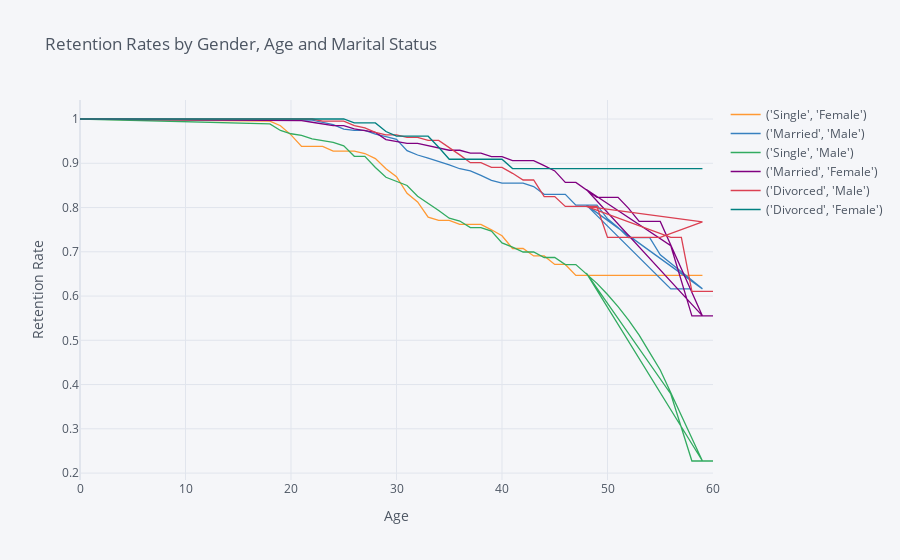

The notebook cell this image was saved under:
### Code cell
rates = survival(data, 'Gender_MaritalStatus', 'Age', 'Attrition')

rates.iplot(kind='line', xTitle='Age', yTitle='Retention Rate',
            title='Retention Rates by Gender, Age and Marital Status')

### Figure 1 — Plotly figure (JSON) as saved in the notebook; plotly's stock layout.template omitted (floating-point values rounded to 4 significant figures)
{"data": [{"line": {"color": "rgba(255, 153, 51, 1.0)", "dash": "solid", "shape": "linear", "width": 1.3}, "mode": "lines", "name": "('Single', 'Female')", "text": "", "type": "scatter", "x": [0, 18, 19, 20, 21, 22, 23, 24, 25, 26, 27, 28, 29, 30, 31, 32, 33, 34, 35, 36, 37, 38, 39, 40, 41, 42, 43, 44, 45, 46, 47, 49, 50, 51, 52, 53, 54, 55, 59, 48, 56, 57, 58, 60], "y": [1, 0.995, 0.9848, 0.9641, 0.9381, 0.9381, 0.9381, 0.9275, 0.9275, 0.9275, 0.922, 0.9106, 0.8874, 0.8697, 0.8322, 0.8125, 0.7781, 0.7709, 0.7709, 0.7619, 0.7619, 0.7619, 0.7497, 0.7363, 0.7074, 0.7074, 0.6906, 0.6906, 0.6714, 0.6714, 0.6465, 0.6465, 0.6465, 0.6465, 0.6465, 0.6465, 0.6465, 0.6465, 0.6465, "", "", "", "", ""]}, {"line": {"color": "rgba(55, 128, 191, 1.0)", "dash": "solid", "shape": "linear", "width": 1.3}, "mode": "lines", "name": "('Married', 'Male')", "text": "", "type": "scatter", "x": [0, 18, 19, 20, 21, 22, 23, 24, 25, 26, 27, 28, 29, 30, 31, 32, 33, 34, 35, 36, 37, 38, 39, 40, 41, 42, 43, 44, 45, 46, 47, 49, 50, 51, 52, 53, 54, 55, 59, 48, 56, 57, 58, 60], "y": [1, 0.9988, 0.9988, 0.9988, 0.9988, 0.9975, 0.9925, 0.9874, 0.977, 0.9743, 0.9743, 0.9659, 0.96, 0.954, 0.9286, 0.9187, 0.9116, 0.9043, 0.8964, 0.8876, 0.8828, 0.8726, 0.8614, 0.8553, 0.8553, 0.8553, 0.8473, 0.8299, 0.8299, 0.8299, 0.8055, 0.8055, 0.7745, 0.7546, 0.7318, 0.7318, 0.7318, 0.6932, 0.6162, 0.8055, 0.6162, 0.6162, 0.6162, ""]}, {"line": {"color": "rgba(50, 171, 96, 1.0)", "dash": "solid", "shape": "linear", "width": 1.3}, "mode": "lines", "name": "('Single', 'Male')", "text": "", "type": "scatter", "x": [0, 18, 19, 20, 21, 22, 23, 24, 25, 26, 27, 28, 29, 30, 31, 32, 33, 34, 35, 36, 37, 38, 39, 40, 41, 42, 43, 44, 45, 46, 47, 49, 50, 51, 52, 53, 54, 55, 59, 48, 56, 57, 58, 60], "y": [1, 0.9889, 0.9741, 0.9667, 0.9629, 0.9552, 0.9513, 0.9474, 0.9395, 0.9156, 0.9156, 0.8903, 0.8684, 0.8592, 0.8497, 0.8254, 0.8099, 0.7935, 0.776, 0.7694, 0.7548, 0.7548, 0.7466, 0.7199, 0.7103, 0.6995, 0.6995, 0.6871, 0.6871, 0.6711, 0.6711, 0.6286, 0.6035, 0.576, 0.5457, 0.5116, 0.4723, 0.4329, 0.2273, 0.6519, 0.3788, 0.303, 0.2273, 0.2273]}, {"line": {"color": "rgba(128, 0, 128, 1.0)", "dash": "solid", "shape": "linear", "width": 1.3}, "mode": "lines", "name": "('Married', 'Female')", "text": "", "type": "scatter", "x": [0, 18, 19, 20, 21, 22, 23, 24, 25, 26, 27, 28, 29, 30, 31, 32, 33, 34, 35, 36, 37, 38, 39, 40, 41, 42, 43, 44, 45, 46, 47, 49, 50, 51, 52, 53, 54, 55, 59, 48, 56, 57, 58, 60], "y": [1, 0.9963, 0.9963, 0.9963, 0.9963, 0.9926, 0.9889, 0.9852, 0.9852, 0.9777, 0.9738, 0.9698, 0.9535, 0.9493, 0.9449, 0.9449, 0.94, 0.9349, 0.9294, 0.9294, 0.9228, 0.9228, 0.9151, 0.9151, 0.9058, 0.9058, 0.9058, 0.8946, 0.8827, 0.8568, 0.8568, 0.8231, 0.8231, 0.8231, 0.7981, 0.7686, 0.7686, 0.7686, 0.5551, 0.8406, 0.7137, 0.6344, 0.5551, 0.5551]}, {"line": {"color": "rgba(219, 64, 82, 1.0)", "dash": "solid", "shape": "linear", "width": 1.3}, "mode": "lines", "name": "('Divorced', 'Male')", "text": "", "type": "scatter", "x": [0, 18, 19, 20, 21, 22, 23, 24, 25, 26, 27, 28, 29, 30, 31, 32, 33, 34, 35, 36, 37, 38, 39, 40, 41, 42, 43, 44, 45, 46, 47, 49, 50, 51, 52, 53, 54, 55, 59, 48, 56, 57, 58, 60], "y": [1, 1, 1, 1, 1, 1, 0.9952, 0.9952, 0.9952, 0.9852, 0.9802, 0.9697, 0.9643, 0.9643, 0.9583, 0.9583, 0.9515, 0.9515, 0.9357, 0.919, 0.9013, 0.9013, 0.8906, 0.8906, 0.8773, 0.8621, 0.8621, 0.8247, 0.8247, 0.8024, 0.8024, 0.8024, 0.7326, 0.7326, 0.7326, 0.7326, 0.7326, 0.7326, 0.7675, 0.8024, 0.7326, 0.7326, 0.6105, 0.6105]}, {"line": {"color": "rgba(0, 128, 128, 1.0)", "dash": "solid", "shape": "linear", "width": 1.3}, "mode": "lines", "name": "('Divorced', 'Female')", "text": "", "type": "scatter", "x": [0, 18, 19, 20, 21, 22, 23, 24, 25, 26, 27, 28, 29, 30, 31, 32, 33, 34, 35, 36, 37, 38, 39, 40, 41, 42, 43, 44, 45, 46, 47, 49, 50, 51, 52, 53, 54, 55, 59, 48, 56, 57, 58, 60], "y": [1, 1, 1, 1, 1, 1, 1, 1, 1, 0.9912, 0.9912, 0.9912, 0.9717, 0.9612, 0.9612, 0.9612, 0.9612, 0.9362, 0.9091, 0.9091, 0.9091, 0.9091, 0.9091, 0.9091, 0.8879, 0.8879, 0.8879, 0.8879, 0.8879, 0.8879, 0.8879, 0.8879, 0.8879, 0.8879, 0.8879, 0.8879, 0.8879, 0.8879, 0.8879, 0.8879, 0.8879, 0.8879, 0.8879, ""]}], "layout": {"autosize": true, "legend": {"bgcolor": "#F5F6F9", "font": {"color": "#4D5663"}}, "paper_bgcolor": "#F5F6F9", "plot_bgcolor": "#F5F6F9", "title": {"font": {"color": "#4D5663"}, "text": "Retention Rates by Gender, Age and Marital Status"}, "xaxis": {"autorange": true, "gridcolor": "#E1E5ED", "range": [0, 60], "showgrid": true, "tickfont": {"color": "#4D5663"}, "title": {"font": {"color": "#4D5663"}, "text": "Age"}, "type": "linear", "zerolinecolor": "#E1E5ED"}, "yaxis": {"autorange": true, "gridcolor": "#E1E5ED", "range": [0.1843, 1.043], "showgrid": true, "tickfont": {"color": "#4D5663"}, "title": {"font": {"color": "#4D5663"}, "text": "Retention Rate"}, "type": "linear", "zerolinecolor": "#E1E5ED"}}}
